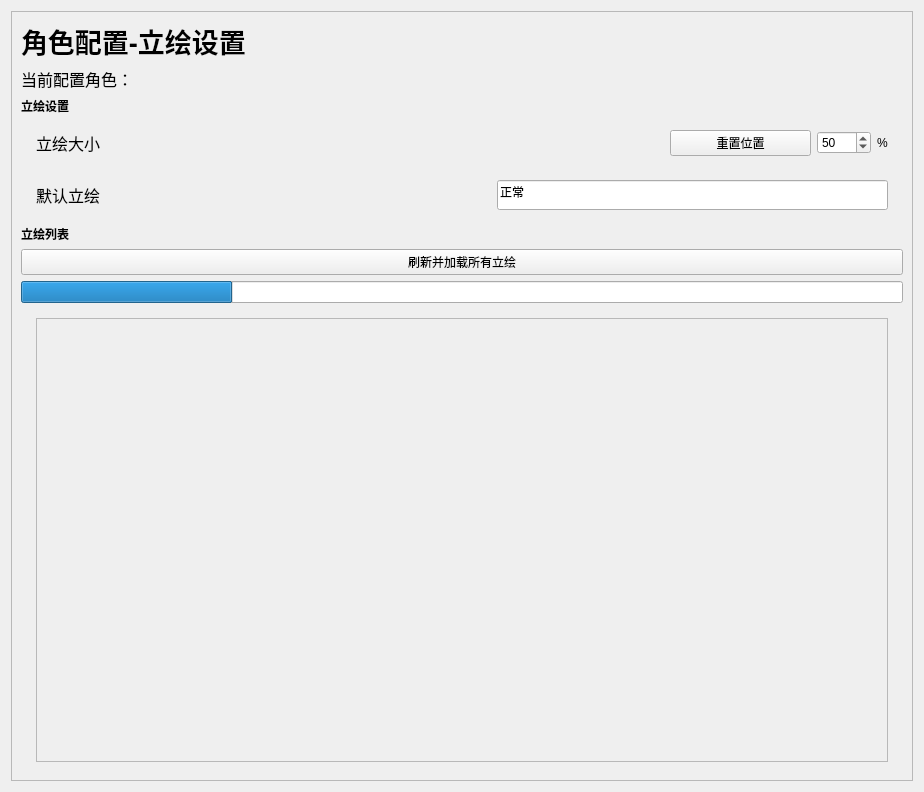
<?xml version="1.0" encoding="UTF-8"?>
<ui version="4.0">
 <class>setting_actor_tachie</class>
 <widget class="QWidget" name="setting_actor_tachie">
  <property name="geometry">
   <rect>
    <x>0</x>
    <y>0</y>
    <width>924</width>
    <height>792</height>
   </rect>
  </property>
  <property name="windowTitle">
   <string>Form</string>
  </property>
  <layout class="QVBoxLayout" name="verticalLayout_2">
   <item>
    <widget class="QScrollArea" name="scrollArea">
     <property name="widgetResizable">
      <bool>true</bool>
     </property>
     <widget class="QWidget" name="scrollAreaWidgetContents">
      <property name="geometry">
       <rect>
        <x>0</x>
        <y>0</y>
        <width>904</width>
        <height>772</height>
       </rect>
      </property>
      <layout class="QVBoxLayout" name="verticalLayout_3">
       <item>
        <widget class="ElaText" name="label">
         <property name="font">
          <font>
           <pointsize>20</pointsize>
           <bold>true</bold>
          </font>
         </property>
         <property name="text">
          <string>角色配置-立绘设置</string>
         </property>
        </widget>
       </item>
       <item>
        <widget class="ElaText" name="label_editActor">
         <property name="font">
          <font>
           <pointsize>12</pointsize>
          </font>
         </property>
         <property name="text">
          <string>当前配置角色：</string>
         </property>
        </widget>
       </item>
       <item>
        <widget class="ElaText" name="label_50">
         <property name="font">
          <font>
           <bold>true</bold>
          </font>
         </property>
         <property name="text">
          <string>立绘设置</string>
         </property>
        </widget>
       </item>
       <item>
        <widget class="ElaScrollPageArea" name="widget_3" native="true">
         <layout class="QHBoxLayout" name="horizontalLayout_17" stretch="0,4,1,0,0">
          <property name="leftMargin">
           <number>15</number>
          </property>
          <property name="rightMargin">
           <number>15</number>
          </property>
          <item>
           <widget class="ElaText" name="label_22">
            <property name="font">
             <font>
              <pointsize>12</pointsize>
             </font>
            </property>
            <property name="text">
             <string>立绘大小</string>
            </property>
           </widget>
          </item>
          <item>
           <spacer name="horizontalSpacer_4">
            <property name="orientation">
             <enum>Qt::Orientation::Horizontal</enum>
            </property>
            <property name="sizeHint" stdset="0">
             <size>
              <width>40</width>
              <height>20</height>
             </size>
            </property>
           </spacer>
          </item>
          <item>
           <widget class="ElaPushButton" name="pushButton_resettachie">
            <property name="text">
             <string>重置位置</string>
            </property>
           </widget>
          </item>
          <item>
           <widget class="ElaSpinBox" name="spinBox_tachie_size">
            <property name="maximum">
             <number>1000</number>
            </property>
            <property name="value">
             <number>50</number>
            </property>
           </widget>
          </item>
          <item>
           <widget class="QLabel" name="label_46">
            <property name="text">
             <string>%</string>
            </property>
           </widget>
          </item>
         </layout>
        </widget>
       </item>
       <item>
        <widget class="ElaScrollPageArea" name="widget_5" native="true">
         <layout class="QHBoxLayout" name="horizontalLayout_19" stretch="0,0,0">
          <property name="leftMargin">
           <number>15</number>
          </property>
          <property name="rightMargin">
           <number>15</number>
          </property>
          <item>
           <widget class="ElaText" name="label_23">
            <property name="font">
             <font>
              <pointsize>12</pointsize>
             </font>
            </property>
            <property name="text">
             <string>默认立绘</string>
            </property>
           </widget>
          </item>
          <item>
           <spacer name="horizontalSpacer_5">
            <property name="orientation">
             <enum>Qt::Orientation::Horizontal</enum>
            </property>
            <property name="sizeHint" stdset="0">
             <size>
              <width>40</width>
              <height>20</height>
             </size>
            </property>
           </spacer>
          </item>
          <item>
           <widget class="ElaLineEdit" name="lineEdit_Default">
            <property name="minimumSize">
             <size>
              <width>0</width>
              <height>30</height>
             </size>
            </property>
            <property name="text">
             <string>正常</string>
            </property>
           </widget>
          </item>
         </layout>
        </widget>
       </item>
       <item>
        <widget class="ElaText" name="label_51">
         <property name="font">
          <font>
           <bold>true</bold>
          </font>
         </property>
         <property name="text">
          <string>立绘列表</string>
         </property>
        </widget>
       </item>
       <item>
        <widget class="ElaPushButton" name="pushButton_loadtachie">
         <property name="text">
          <string>刷新并加载所有立绘</string>
         </property>
        </widget>
       </item>
       <item>
        <widget class="ElaProgressBar" name="progressBar">
         <property name="value">
          <number>24</number>
         </property>
         <property name="textVisible">
          <bool>false</bool>
         </property>
        </widget>
       </item>
       <item>
        <widget class="ElaScrollPageArea" name="widget_4" native="true">
         <layout class="QHBoxLayout" name="horizontalLayout_18" stretch="0">
          <property name="sizeConstraint">
           <enum>QLayout::SizeConstraint::SetMaximumSize</enum>
          </property>
          <property name="leftMargin">
           <number>15</number>
          </property>
          <property name="rightMargin">
           <number>15</number>
          </property>
          <item>
           <widget class="QScrollArea" name="scrollArea_tachieList">
            <property name="widgetResizable">
             <bool>true</bool>
            </property>
            <widget class="QWidget" name="scrollAreaWidgetContents_2">
             <property name="geometry">
              <rect>
               <x>0</x>
               <y>0</y>
               <width>854</width>
               <height>467</height>
              </rect>
             </property>
             <layout class="QVBoxLayout" name="verticalLayout"/>
            </widget>
           </widget>
          </item>
         </layout>
        </widget>
       </item>
      </layout>
     </widget>
    </widget>
   </item>
  </layout>
 </widget>
 <customwidgets>
  <customwidget>
   <class>ElaText</class>
   <extends>QLabel</extends>
   <header location="global">elatext.h</header>
  </customwidget>
  <customwidget>
   <class>ElaPushButton</class>
   <extends>QPushButton</extends>
   <header location="global">elapushbutton.h</header>
  </customwidget>
  <customwidget>
   <class>ElaScrollPageArea</class>
   <extends>QWidget</extends>
   <header location="global">elascrollpagearea.h</header>
   <container>1</container>
  </customwidget>
  <customwidget>
   <class>ElaLineEdit</class>
   <extends>QLineEdit</extends>
   <header location="global">elalineedit.h</header>
  </customwidget>
  <customwidget>
   <class>ElaSpinBox</class>
   <extends>QSpinBox</extends>
   <header location="global">elaspinbox.h</header>
  </customwidget>
  <customwidget>
   <class>ElaProgressBar</class>
   <extends>QProgressBar</extends>
   <header location="global">elaprogressbar.h</header>
  </customwidget>
 </customwidgets>
 <resources/>
 <connections/>
</ui>
